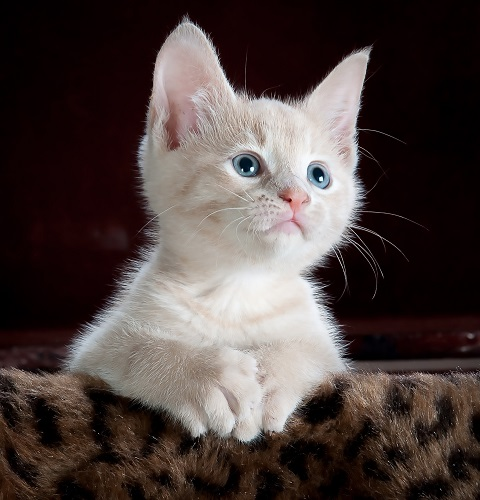
#> input picture 数字图像处理/week7-图像直方图与图像变换/code/pic/cat500x480.jpg, 480 x 500 px
$ jupyter execute --allow-errors '1图像直方图.ipynb'
#> lines starting #> are read from the running program, lines starting #| are printed output that depends on the picture
# part1：图像直方图

[cell 1]
import numpy as np              # NumPy数值计算库
import matplotlib.pyplot as plt  # Matplotlib绑图库
import cv2 as cv                 # OpenCV计算机视觉库

[cell 2]
def show(img):
    """自定义显示函数：自动判断灰度图或彩色图并正确显示"""
    if img.ndim == 2:  # 灰度图
        plt.imshow(img, cmap='gray')
    else:  # 彩色图，BGR转RGB
        plt.imshow(cv.cvtColor(img, cv.COLOR_BGR2RGB))
    plt.show()

## 3.1灰度直方图

绘制直方图的方法1：
使用plt.hist()绘制直方图。
- bins：指定直方图的箱数或者箱的边界。
- range：指定数据的范围，超出范围的数据点将被忽略。

[cell 3]
# 读取彩色图片用于直方图绘制
img = cv.imread('pic/cat500x480.jpg')
#> img is the input picture: shape (500, 480, 3); mean B, G, R 63.9, 66.5, 78.1
show(img)

[cell 4]
# plt.hist()绘制直方图：ravel()将多维数组展平为一维，bins=256表示256个灰度级
plt.hist(img.ravel(), bins=256, range=[0, 256])
plt.show()
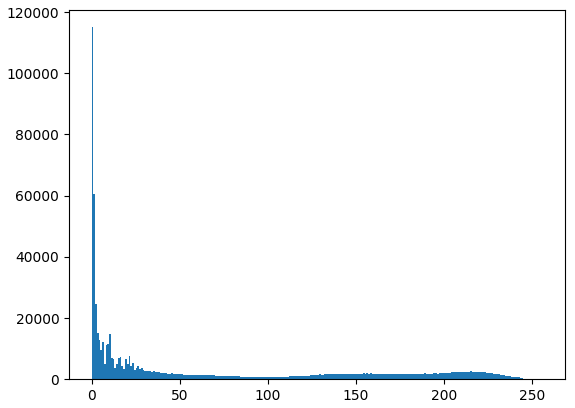
#> figure drawn by matplotlib, 1 panel; tallest bar 115068 high, from x = 0 to 1

[cell 5]
# 只绘制某一个通道的直方图：img[:,:,0]取B通道
plt.hist(img[:, :, 0].ravel(), 256, [0, 256])  # b, g, r
plt.show()
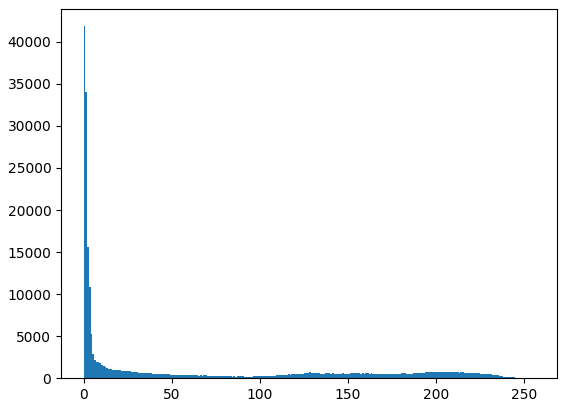
#> figure drawn by matplotlib, 1 panel; tallest bar 41863 high, from x = 0 to 1

绘制直方图的方法2：

hist = cv2.calcHist(images, channels, mask, histSize, ranges, accumulate)
- hist：表示直方图，返回的是一个二维数组。
- images：表示输入的原始图像。
- channels：表示选择要统计的图像通道。其中，通道编号需要用中括号括起，输入图像是灰度图像时，它的值为[0]，彩色图像则为[0]、[1]、[2]，分别表示B、G、R。
- mask：表示掩码图像。统计整副图像的直方图，设为None，统计图像的某一部分直方图时，需要掩码图像。
- histSize：表示BINS的数量，即灰度级的数目。例如当bins=3表示三个灰度级。
- ranges：表示像素值范围，即横轴范围。例如[0, 255]。
- accumulate：表示累计叠加标识，默认为false。如果该参数被设置为true，则直方图在开始分配时不会被清零，该参数允许从多个对象中计算单个直方图，或者用于实时更新直方图，多个直方图的累积结果用于对一组图像的直方图计算。

[cell 6]
# cv.calcHist()：OpenCV计算直方图函数
# 参数：(图像列表, 通道列表, 掩码(None表示全图), 分箱数, 像素范围)
hist_b = cv.calcHist([img], channels=[0], mask=None, histSize=[256], ranges=[0, 256])
#> hist_b = 256 values, max 41863 at index 0, min 8 at index 254, mean 937.5
hist_g = cv.calcHist([img], channels=[1], mask=None, histSize=[256], ranges=[0, 256])
#> hist_g = 256 values, max 71573 at index 0, min 3 at index 252, mean 937.5
hist_r = cv.calcHist([img], channels=[2], mask=None, histSize=[256], ranges=[0, 256])
#> hist_r = 256 values, max 11752 at index 10, min 0 at index 253, mean 937.5

plt.plot(hist_b, color='b')  # 蓝色通道
plt.plot(hist_g, color='g')  # 绿色通道
plt.plot(hist_r, color='r')  # 红色通道
plt.show()
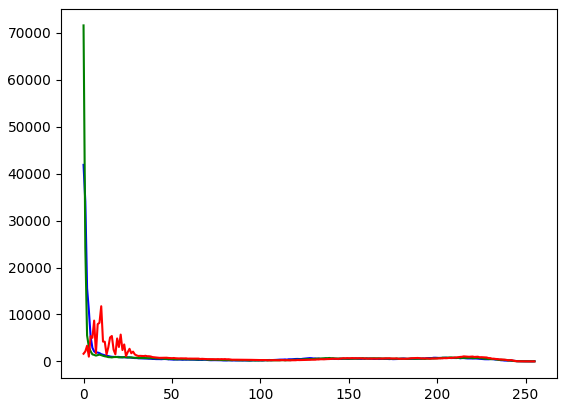
#> figure drawn by matplotlib, 1 panel; curve peaks at x = 0, y = 41863; curve peaks at x = 0, y = 71573; curve peaks at x = 10, y = 11752

[cell 7]
# 使用plt.hist再次绘制全通道直方图（展平后所有通道混合统计）
plt.hist(img.ravel(), 256)
plt.show()
#> figure, not shown here; tallest bar 115068 high, from x = 0 to 0.996

## 3.2直方图均衡化

[cell 8]
# 读取灰度图用于直方图均衡化演示
img_wolf = cv.imread('pic/wolf500x750.jpg', 0)
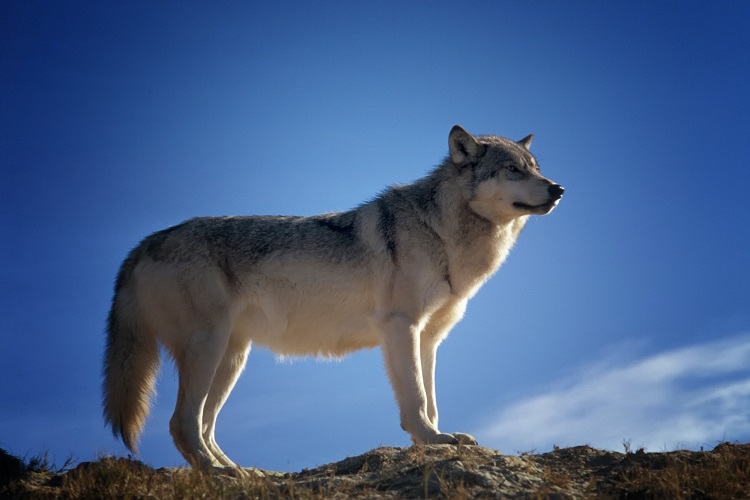
#> input picture 数字图像处理/week7-图像直方图与图像变换/code/pic/wolf500x750.jpg, 750 x 500 px
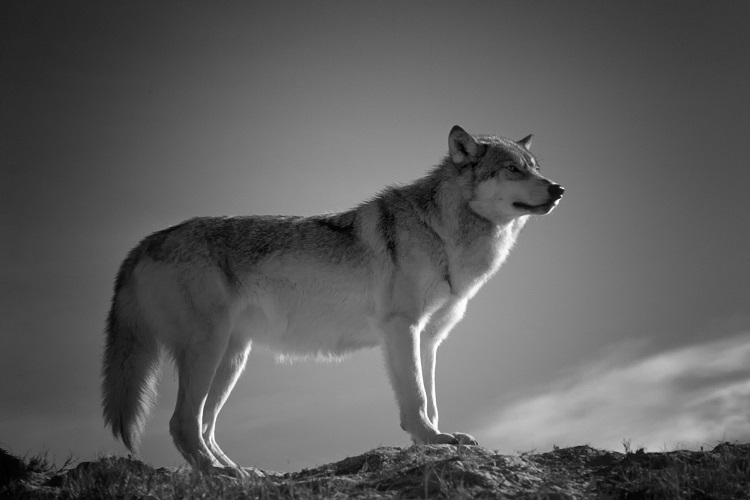
#> img_wolf: shape (500, 750); min 0, max 255, mean 93.2
show(img_wolf)

# 绘制原始灰度图的直方图
hist_b = cv.calcHist([img], [0], None, [256], [0, 256])
plt.hist(img_wolf.ravel(), 256)
plt.show()
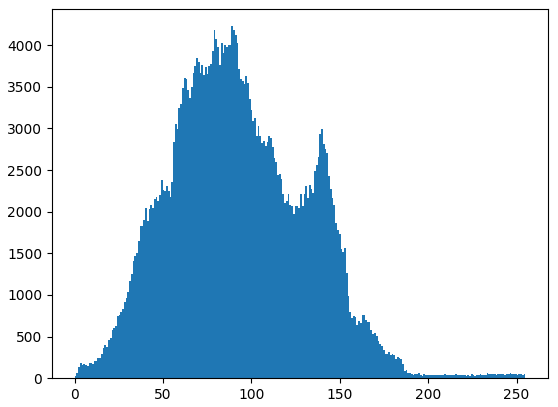
#> figure drawn by matplotlib, 1 panel; tallest bar 4227 high, from x = 88.65 to 89.65

[cell 9]
# cv.equalizeHist()：直方图均衡化，使像素值分布更均匀，增强对比度
equ1 = cv.equalizeHist(img_wolf)
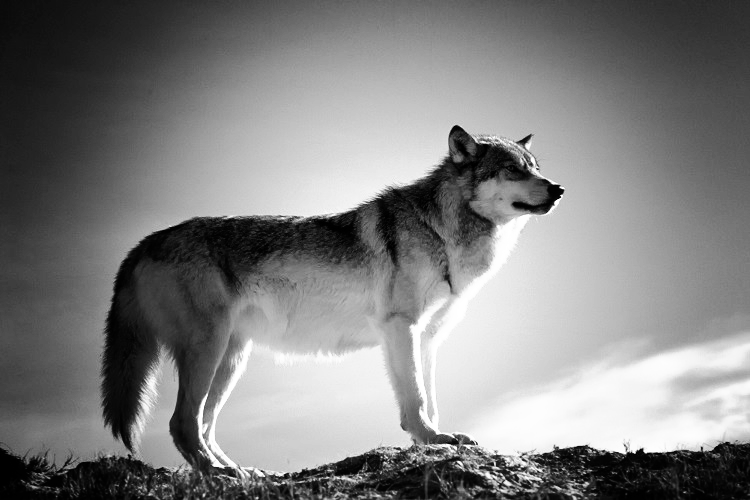
#> equ1: shape (500, 750); min 0, max 255, mean 128.4
show(equ1)

# 绘制均衡化后的直方图，观察分布是否更均匀
hist_equ1 = cv.calcHist([equ1], [0], None, [256], [0, 256])
#> hist_equ1 = 256 values, max 4227 at index 127, min 0 at index 15, mean 1464.8
plt.hist(equ1.ravel(), 256)
plt.show()
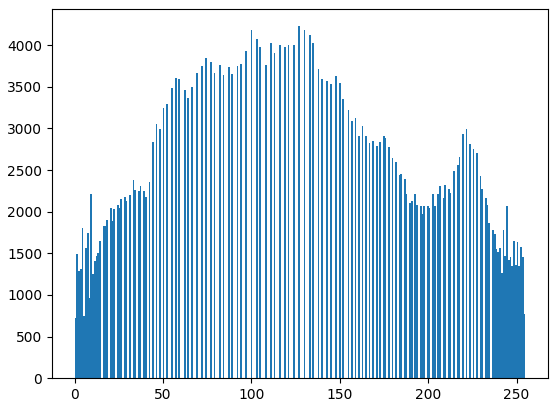
#> figure drawn by matplotlib, 1 panel; tallest bar 4227 high, from x = 126.5 to 127.5

## 3.3直方图规定化

[cell 10]
import cv2
import numpy as np
import matplotlib.pyplot as plt

[cell 11]
# 直方图规定化：将原图的直方图形状匹配到目标图的直方图形状
img0 = cv2.imread('pic/cat500x480.jpg')       # 读取原图片
img = img0.copy()                              # 用于之后做对比
scr = cv.imread('pic/wolf500x750.jpg')         # 读取目标图片（规定化的参考图）
#> scr is the input picture: shape (500, 750, 3); mean B, G, R 137.7, 96.2, 70.4
show(img0)

# 转为灰度图
img0 = cv2.cvtColor(img0, cv2.COLOR_BGR2GRAY)
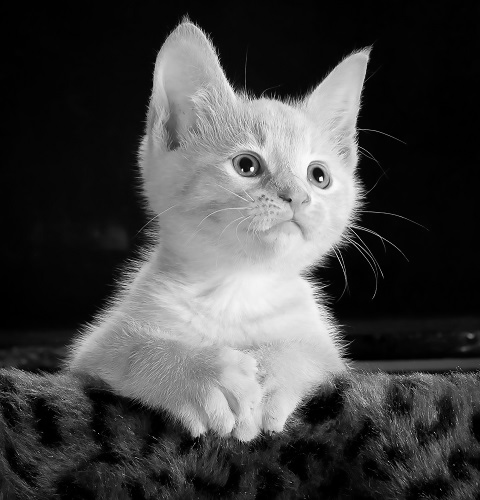
#> img0: shape (500, 480); min 0, max 254, mean 69.6
scr = cv2.cvtColor(scr, cv2.COLOR_BGR2GRAY)
#> scr: shape (500, 750)

[cell 12]
# 原图

mHist1=[]
mNum1=[]
inhist1=[]

for i in range(256):			#对原图像进行均衡化
    mHist1.append(0)
#> (the rest of this cell did not finish here and is left out)

[cell 13]
# 目标图

mHist2=[]
mNum2=[]
inhist2=[]

for i in range(256):				#对目标图像进行均衡化
    mHist2.append(0)

rows,cols=scr.shape		            #获取目标图像像素点的宽度和高度
#> rows = 500; cols = 750
for i in range(rows):
    for j in range(cols):
        mHist2[scr[i,j]]= mHist2[scr[i,j]]+1	#统计灰度值的个数
#> after the loop, mHist2 = 256 values, max 4227 at index 89, min 9 at index 255, mean 1464.8
mNum2.append(mHist2[0]/scr.size)
for i in range(0,255):
    mNum2.append(mNum2[i]+mHist2[i+1]/scr.size)
#> after the loop, mNum2 = 256 values from 3.73e-05 to 1
for i in range(256):
    inhist2.append(round(255*mNum2[i]))
#> after the loop, inhist2 = 256 values from 0 to 255

[cell 14]
# 规定化

g=[]			#用于放入规定化后的图片像素
#> (the rest of this cell did not finish here and is left out)

[cell 15]
cv2.imshow("original",img0)
cv2.imshow("scr",scr)
cv2.imshow("img",img)

plt.hist(img0.ravel(),256)
plt.hist(scr.ravel(),256)
plt.hist(img.ravel(),256)
plt.show()
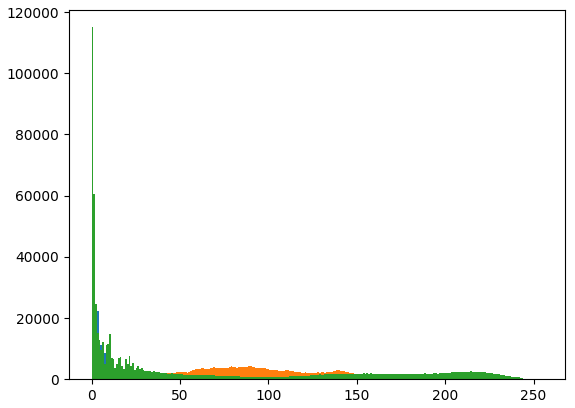
#> figure drawn by matplotlib, 1 panel; tallest bar 22274 high, from x = 2.98 to 3.97; tallest bar 4227 high, from x = 88.65 to 89.65; tallest bar 115068 high, from x = 0 to 0.996
